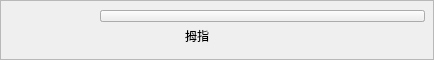
          <widget class="QFrame" name="frame_7">
           <property name="sizePolicy">
            <sizepolicy hsizetype="Preferred" vsizetype="Minimum">
             <horstretch>0</horstretch>
             <verstretch>0</verstretch>
            </sizepolicy>
           </property>
           <property name="minimumSize">
            <size>
             <width>0</width>
             <height>60</height>
            </size>
           </property>
           <property name="frameShape">
            <enum>QFrame::StyledPanel</enum>
           </property>
           <property name="frameShadow">
            <enum>QFrame::Raised</enum>
           </property>
           <widget class="QLabel" name="label_thumb_swing">
            <property name="geometry">
             <rect>
              <x>170</x>
              <y>20</y>
              <width>54</width>
              <height>31</height>
             </rect>
            </property>
            <property name="font">
             <font>
              <pointsize>9</pointsize>
             </font>
            </property>
            <property name="text">
             <string>拇指</string>
            </property>
            <property name="alignment">
             <set>Qt::AlignCenter</set>
            </property>
           </widget>
           <widget class="QPushButton" name="button_thumb_swing_out">
            <property name="geometry">
             <rect>
              <x>100</x>
              <y>10</y>
              <width>325</width>
              <height>12</height>
             </rect>
            </property>
            <property name="styleSheet">
             <string notr="true">QPushButton{border-image:url(:/res/pic/slices/pic_background.png)}</string>
            </property>
            <property name="text">
             <string/>
            </property>
           </widget>
           <widget class="QPushButton" name="button_thumb_swing_in">
            <property name="geometry">
             <rect>
              <x>100</x>
              <y>10</y>
              <width>325</width>
              <height>12</height>
             </rect>
            </property>
            <property name="styleSheet">
             <string notr="true">QPushButton{border-image:url(:/res/pic/slices/pic_background.png)}</string>
            </property>
            <property name="text">
             <string/>
            </property>
           </widget>
           <zorder>button_thumb_swing_out</zorder>
           <zorder>button_thumb_swing_in</zorder>
           <zorder>label_thumb_swing</zorder>
          </widget>
